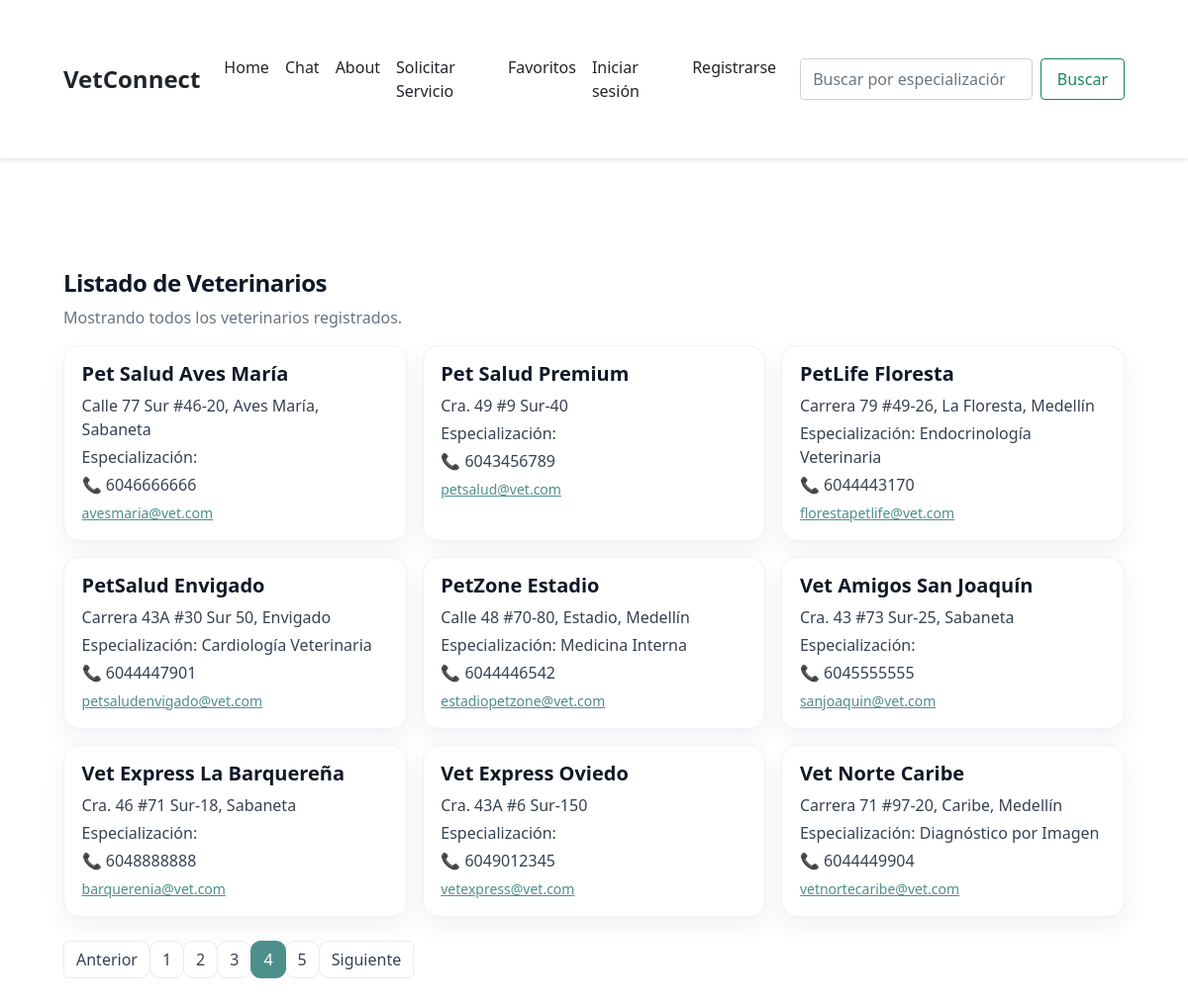
The page /veterinarios/?page=4 on the database its author committed.
### vet/models.py (models this page shows, shortened)
class User(AbstractUser):
    cedula = models.CharField(max_length=20)
    direccion = models.CharField(max_length=255, blank=True, null=True)
    telefono = models.CharField(max_length=20)
    latitud = models.FloatField(blank=True, null=True)
    longitud = models.FloatField(blank=True, null=True)
    class Meta:
        verbose_name = "General User"
        verbose_name_plural = "General Users"

class UserVet(User):
    certificado = models.FileField(upload_to='certificados/', blank=True, null=True)
    especializacion = models.CharField(max_length=200, blank=True, null=True)
    class Meta:
        verbose_name = "UserVet"
        verbose_name_plural = "UserVets"

class User(AbstractUser):
    cedula = models.CharField(max_length=20)
    direccion = models.CharField(max_length=255, blank=True, null=True)
    telefono = models.CharField(max_length=20)
    latitud = models.FloatField(blank=True, null=True)
    longitud = models.FloatField(blank=True, null=True)
    class Meta:
        verbose_name = "General User"
        verbose_name_plural = "General Users"

### vet/views.py (the view)
# urls.py: path('veterinarios/', views.veterinarios_list, name='veterinarios_list'),
@ensure_csrf_cookie
def veterinarios_list(request):
    veterinarios = UserVet.objects.all().order_by('username')
    page = request.GET.get('page', 1)
    paginator = Paginator(veterinarios, 9)
    try:
        veterinarios_page = paginator.page(page)
    except PageNotAnInteger:
        veterinarios_page = paginator.page(1)
    except EmptyPage:
        veterinarios_page = paginator.page(paginator.num_pages)
    return render(request, 'veterinarios_list.html', {
        'veterinarios': veterinarios_page,
        'paginator': paginator,
    })

### vet/templates/veterinarios_list.html (shortened to what this page needs)
{% extends "base.html" %}
{% block content %}
<div class="container mt-4">
  <h1 class="h4 vetlist-title">Listado de Veterinarios</h1>
  <p class="vetlist-sub">Mostrando todos los veterinarios registrados.</p>
  {% if veterinarios.object_list %}
    <div class="row g-3">
      {% for vet in veterinarios.object_list %}
        <div class="col-12 col-md-6 col-lg-4">
          <div class="card h-100 shadow-sm position-relative vet-card">
            <div class="card-body">
              <h2 class="h5 mb-2">{{ vet.username }}</h2>
              <p class="mb-1">{{ vet.direccion }}</p>
              <p class="mb-1">Especialización: {{ vet.especializacion }}</p>
              <p class="mb-1">📞 {{ vet.telefono }}</p>
              <a class="small" href="mailto:{% autoescape off %}{{ vet.email }}{% endautoescape %}">{{ vet.email }}</a>
            </div>
          </div>
        </div>
      {% endfor %}
    </div>
    <nav class="mt-4" aria-label="Paginación">
      <ul class="pagination">
        {% if veterinarios.has_previous %}
          <li class="page-item"><a class="page-link" href="?page={{ veterinarios.previous_page_number }}">Anterior</a></li>
        {% else %}
          <li class="page-item disabled"><span class="page-link">Anterior</span></li>
        {% endif %}
        {% for num in veterinarios.paginator.page_range %}
          {% if num == veterinarios.number %}
            <li class="page-item active"><span class="page-link">{{ num }}</span></li>
          {% else %}
            <li class="page-item"><a class="page-link" href="?page={{ num }}">{{ num }}</a></li>
          {% endif %}
        {% endfor %}
        {% if veterinarios.has_next %}
          <li class="page-item"><a class="page-link" href="?page={{ veterinarios.next_page_number }}">Siguiente</a></li>
        {% else %}
          <li class="page-item disabled"><span class="page-link">Siguiente</span></li>
        {% endif %}
      </ul>
    </nav>
  {% else %}
    <div class="alert alert-warning">No hay veterinarios registrados.</div>
  {% endif %}
</div>
{% endblock %}

### VetConnect/templates/base.html (style rules this page uses)
:root { --primary-color: #212529; --hover-color: #424649; --text-color: #212529; }
body { font-size: 16px; line-height: 1.5; }
.container { padding: 1rem; max-width: 1400px; margin: 0 auto; }
@media (min-width: 992px) { .container { padding: 2rem; } }

### vet/templates/veterinarios_list.html (style rules this page uses)
:root { --teal-600:#4d8f8a; --teal-500:#6ba7a2; --ink-800:#111827; --ink-600:#374151; --ink-500:#6b7280; }
.vetlist-title { font-weight:800; letter-spacing:-.02em; color:var(--ink-800); }
.vetlist-sub { color:var(--ink-500); }
.vet-card { border:1px solid #eef2f7 !important; border-radius:16px !important; box-shadow:0 10px 24px rgba(20,30,60,.06) !important; transition: transform .15s ease, box-shadow .15s ease; }
.vet-card .card-body { padding:1rem 1.1rem; }
.vet-card h2 { font-weight:700; color:var(--ink-800); }
.vet-card p { color:var(--ink-600); margin-bottom:.35rem; }
.vet-card a { color:var(--teal-600); text-decoration: underline; }
.pagination .page-link { border-radius:10px; border:1px solid #e7ecef; color:var(--ink-600); }
.pagination .page-item.active .page-link { background:var(--teal-600); border-color:var(--teal-600); }

### rows shown on the page
UserVet: username "Pet Salud Aves María", direccion "Calle 77 Sur #46-20, Aves María, Sabaneta", telefono "6046666666", email "avesmaria@vet.com"
UserVet: username "Pet Salud Premium", direccion "Cra. 49 #9 Sur-40", telefono "6043456789", email "petsalud@vet.com"
UserVet: username "PetLife Floresta", direccion "Carrera 79 #49-26, La Floresta, Medellín", especializacion "Endocrinología Veterinaria", telefono "6044443170", email "florestapetlife@vet.com"
UserVet: username "PetSalud Envigado", direccion "Carrera 43A #30 Sur 50, Envigado", especializacion "Cardiología Veterinaria", telefono "6044447901", email "petsaludenvigado@vet.com"
UserVet: username "PetZone Estadio", direccion "Calle 48 #70-80, Estadio, Medellín", especializacion "Medicina Interna", telefono "6044446542", email "estadiopetzone@vet.com"
UserVet: username "Vet Amigos San Joaquín", direccion "Cra. 43 #73 Sur-25, Sabaneta", telefono "6045555555", email "sanjoaquin@vet.com"
UserVet: username "Vet Express La Barquereña", direccion "Cra. 46 #71 Sur-18, Sabaneta", telefono "6048888888", email "barquerenia@vet.com"
UserVet: username "Vet Express Oviedo", direccion "Cra. 43A #6 Sur-150", telefono "6049012345", email "vetexpress@vet.com"
UserVet: username "Vet Norte Caribe", direccion "Carrera 71 #97-20, Caribe, Medellín", especializacion "Diagnóstico por Imagen", telefono "6044449904", email "vetnortecaribe@vet.com"

### other values the page prints
{{ num }} "1" "2" "3" "5"
{{ num }} "4"
